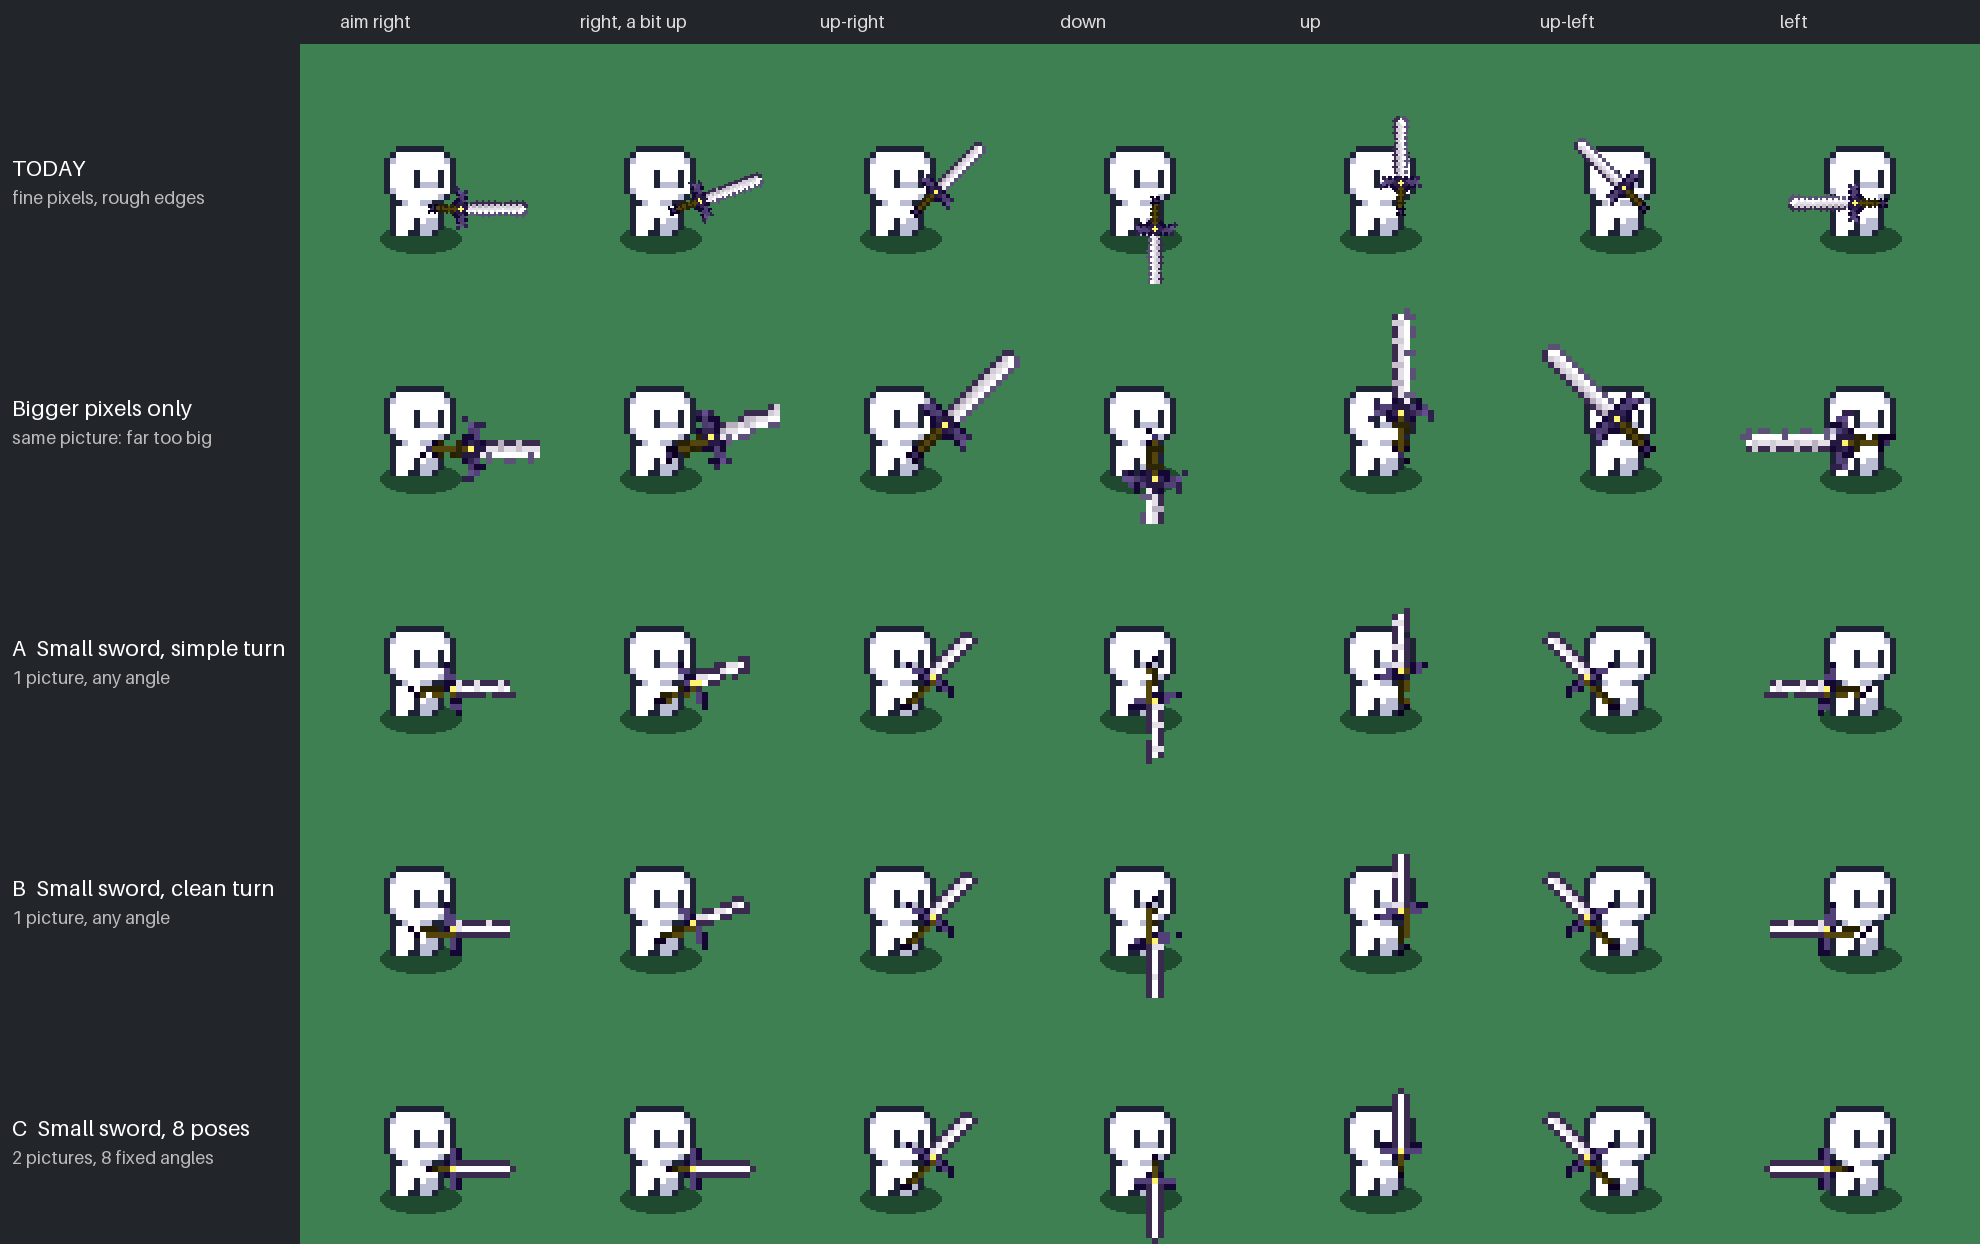

This chart was generated by the following Python code:
"""$0 preview: how the held sword can match the body. Output: options.png next to this file. Run from the project root."""
from pathlib import Path
from PIL import Image, ImageDraw, ImageFont, ImageOps
OUT = Path(__file__).parent
BODY = Image.open("assets/game/characters/pixel_plains/idle.png").convert("RGBA").crop((0, 0, 12, 17))
SWORD1 = Image.open("/home/matcry/Developer/BossFight/docs/assets/PNA-art/Sword1.png").convert("RGBA")
PAL = {"a": "#392a4e", "d": "#e5e0e8", "e": "#fefdff", "c": "#150734", "h": "#524179", "x": "#fff372",
       "i": "#53450c", "j": "#272003", "k": "#0e0021"}
DIAG = ["..........aa.", ".........adea", "........adea.", ".......adea..", "......adea...", ".c...adea....",
        "..hhcdea.....", "...chxa......", "....cihc.....", "...ji.chc....", "..ji....c....", ".ji..........", "kk..........."]
STRAIGHT = ["....hc.........", "....hc.........", "...chaaaaaaaaa.", "kjiixeeeeeeeeea", "...chaaaaaaaaa.", "....hc.........", "....hc........."]
N = 64
ANGLES = [(0, "aim right"), (20, "right, a bit up"), (45, "up-right"), (-90, "down"), (90, "up"), (135, "up-left"), (180, "left")]

def grid(rows):
    im = Image.new("RGBA", (len(rows[0]), len(rows)), (0, 0, 0, 0))
    for y, r in enumerate(rows):
        for x, ch in enumerate(r):
            if ch != ".":
                im.putpixel((x, y), Image.new("RGBA", (1, 1), PAL[ch]).getpixel((0, 0)))
    return im

def pad(im, grip, size=N):
    c = Image.new("RGBA", (size, size), (0, 0, 0, 0))
    c.paste(im, (size // 2 - grip[0], size // 2 - grip[1]))
    return c

def scale2x(im):
    w, h = im.size
    p = im.load()
    out = Image.new("RGBA", (w * 2, h * 2))
    o = out.load()
    for y in range(h):
        for x in range(w):
            b, d, e, f, g = p[x, max(y - 1, 0)], p[max(x - 1, 0), y], p[x, y], p[min(x + 1, w - 1), y], p[x, min(y + 1, h - 1)]
            e0, e1, e2, e3 = e, e, e, e
            if b != g and d != f:
                e0 = d if d == b else e
                e1 = f if b == f else e
                e2 = d if d == g else e
                e3 = f if g == f else e
            o[2 * x, 2 * y], o[2 * x + 1, 2 * y], o[2 * x, 2 * y + 1], o[2 * x + 1, 2 * y + 1] = e0, e1, e2, e3
    return out

def smart_rotate(art, deg):
    big = scale2x(scale2x(scale2x(art))).rotate(deg, Image.NEAREST)
    return big.resize((N, N), Image.NEAREST, box=(0, 0, N * 8, N * 8))

D = pad(grid(DIAG), (3, 9))
S = pad(grid(STRAIGHT), (2, 3))
SW1 = pad(SWORD1, (10, 21))

def today(a):       # one fine picture, turned on the fine grid (what the game does)
    return SW1.resize((N * 2, N * 2), Image.NEAREST).rotate(a - 45, Image.NEAREST), 1
def big(a):         # same picture, just drawn at the body's pixel size
    return SW1.rotate(a - 45, Image.NEAREST), 3
def simple(a):      # small picture, turned in big pixels
    return D.rotate(a - 45, Image.NEAREST), 3
def smart(a):       # small picture, turned with a cleaner method
    return smart_rotate(D, a - 45), 3
def poses(a):       # two drawn pictures, nearest of 8 directions by mirror / quarter turn
    k = round(a / 45) % 8
    return [S, D, S.rotate(90), ImageOps.mirror(D), ImageOps.mirror(S), ImageOps.flip(ImageOps.mirror(D)), S.rotate(-90), ImageOps.flip(D)][k], 3

ROWS = [("TODAY", "fine pixels, rough edges", today),
        ("Bigger pixels only", "same picture: far too big", big),
        ("A  Small sword, simple turn", "1 picture, any angle", simple),
        ("B  Small sword, clean turn", "1 picture, any angle", smart),
        ("C  Small sword, 8 poses", "2 pictures, 8 fixed angles", poses)]
CELL, ZOOM, LABEL = 120, 2, 300
font = ImageFont.load_default(size=22)
small = ImageFont.load_default(size=18)
sheet = Image.new("RGBA", (LABEL + CELL * ZOOM * len(ANGLES), 44 + CELL * ZOOM * len(ROWS)), "#22262b")
dr = ImageDraw.Draw(sheet)
for i, (_, name) in enumerate(ANGLES):
    dr.text((LABEL + i * CELL * ZOOM + 40, 10), name, font=small, fill="#dddddd")
for r, (title, sub, fn) in enumerate(ROWS):
    y0 = 44 + r * CELL * ZOOM
    dr.text((12, y0 + 110), title, font=font, fill="#ffffff")
    dr.text((12, y0 + 142), sub, font=small, fill="#bbbbbb")
    for c, (a, _) in enumerate(ANGLES):
        cell = Image.new("RGBA", (CELL, CELL), "#3e8052")
        ImageDraw.Draw(cell).ellipse((60 - 20, 90, 60 + 20, 104), fill="#1f4a30")
        cell.alpha_composite(BODY.resize((36, 51), Image.NEAREST), (42, 45))
        left = r >= 2 and abs(a) > 90                      # options: aiming left = the right-hand picture mirrored, in the other hand
        art, s = fn(180 - a if left else a)
        if left:
            art = ImageOps.mirror(art)
        art = art.resize((art.width * s, art.height * s), Image.NEAREST)
        gx, gy = (51 if left else 69), 81                                    # the hand spot, on the body's 3 px grid
        layer = Image.new("RGBA", (CELL, CELL), (0, 0, 0, 0))
        layer.paste(art, (gx - art.width // 2, gy - art.height // 2))
        cell.alpha_composite(layer)
        sheet.paste(cell.resize((CELL * ZOOM, CELL * ZOOM), Image.NEAREST), (LABEL + c * CELL * ZOOM, y0))
sheet.convert("RGB").save(OUT / "options.png")
